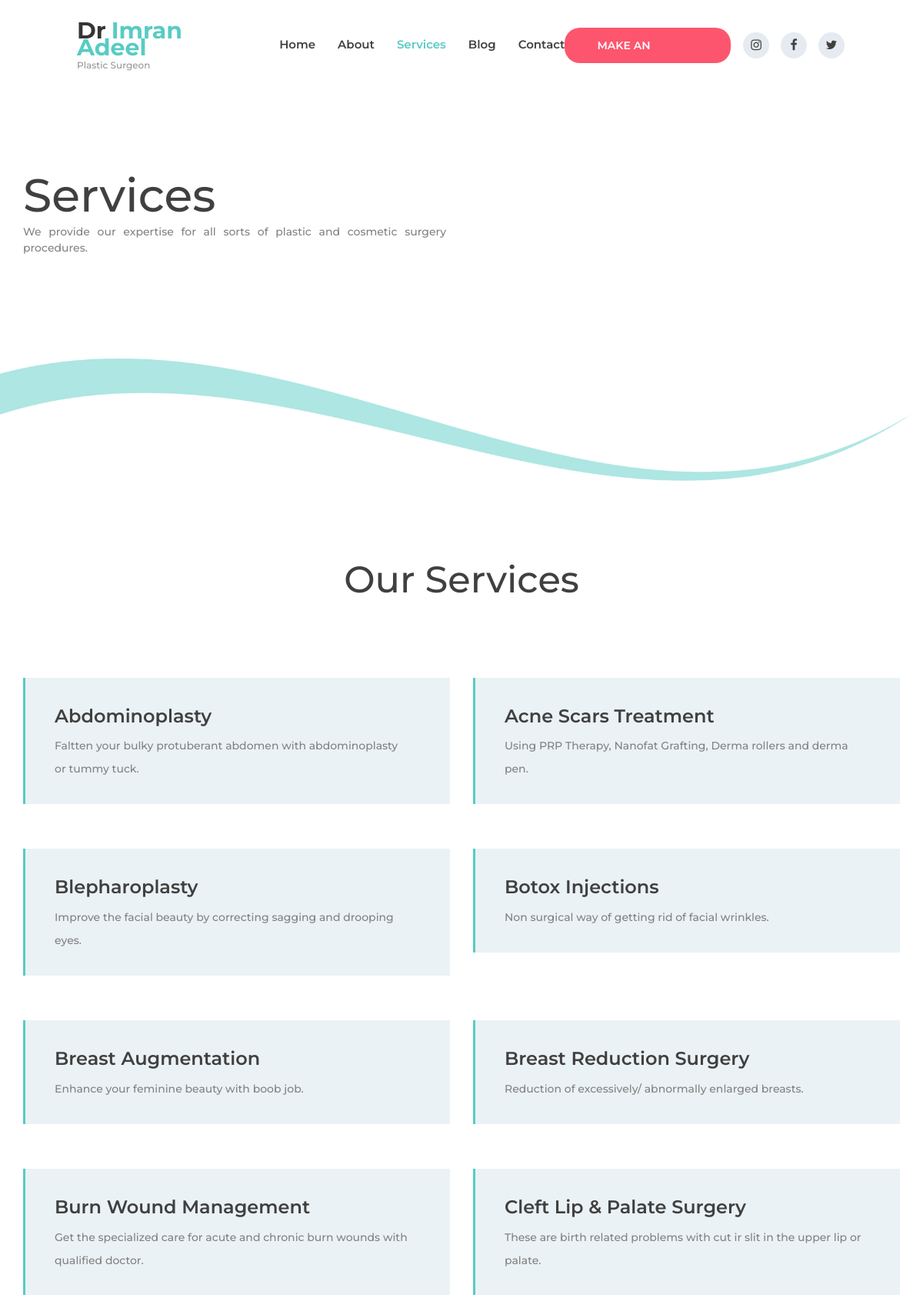
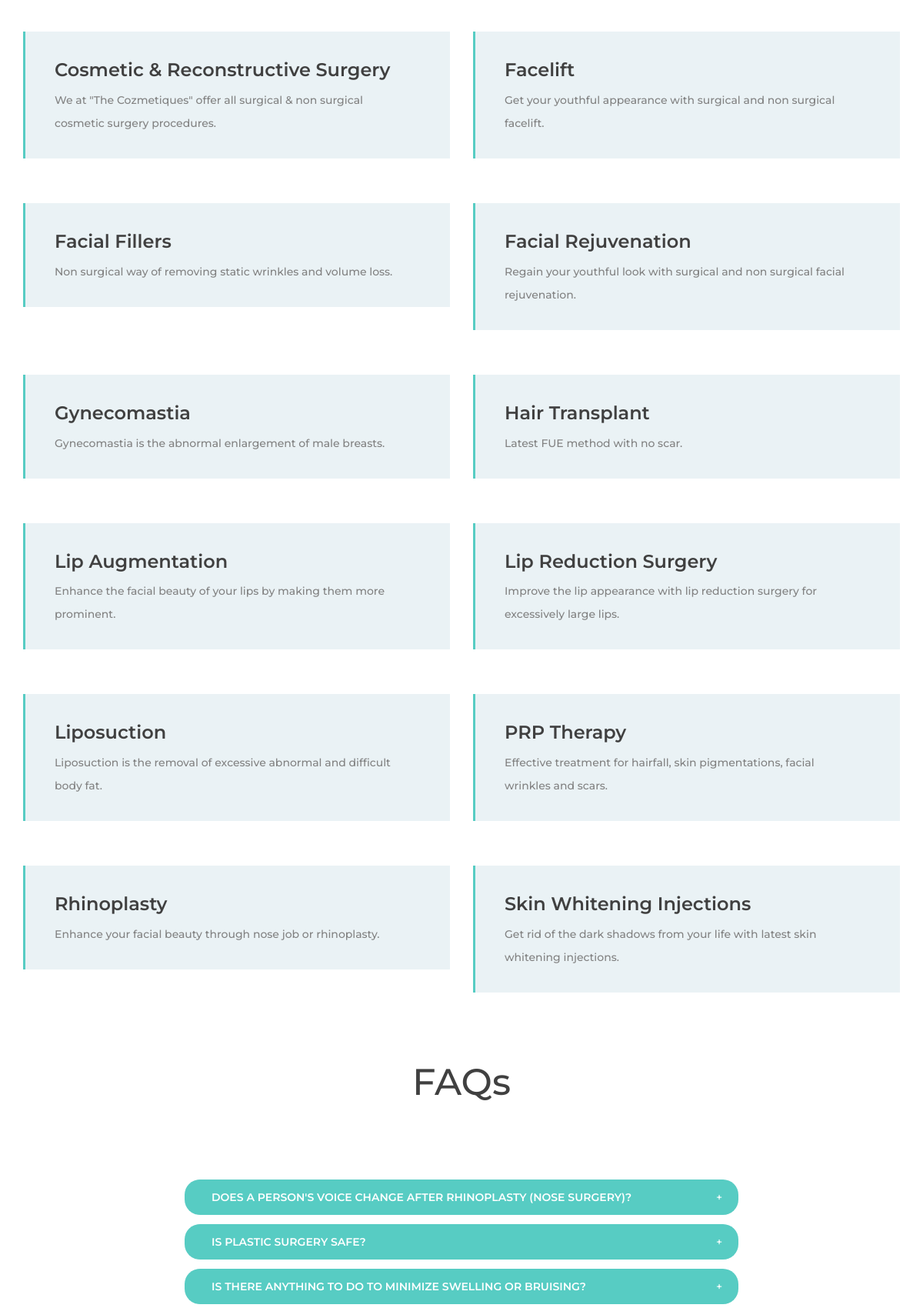
Page /services/ (upper part) on the committed database (2 pictures, top to bottom).
### doctor_app/models.py (models this page shows, shortened)
class Service(models.Model):
    service_heading = models.CharField(
        max_length=40, verbose_name='Service heading', blank=True)
    service_description = models.TextField(
        verbose_name='Service description', blank=True)

class FAQ(models.Model):
    question = models.CharField(
        max_length=100, verbose_name='Question', blank=True)
    answer = models.TextField(verbose_name='Answer', blank=True)

### doctor_app/views.py (the view, shortened to what this page needs)
# urls.py: path('services/', views.services, name='services'),
def services(request):
    subscriber_form = forms.SubscriberForm()
    s_html = None
    if request.method == 'POST':
        subscriber_form = forms.SubscriberForm(request.POST)
        if subscriber_form.is_valid():
            subscriber_form.save(commit=True)
            request.method = "GET3"
            return services(request)
    services_list = Service.objects.order_by('service_heading')
    faqs_list = FAQ.objects.order_by('question')
    data = {'page': 'Services', 'services': True,
            'services': services_list, 'faqs': faqs_list,  'subscriber_form': subscriber_form, 's_html': s_html}
    return render(request, 'services.html', context=data)

### templates/services.html (shortened to what this page needs)
<!DOCTYPE html>
{% load staticfiles %}
<html lang="en">
  <head>
    <link rel="stylesheet" type="text/css" href= {% static "css/bootstrap-4.1.2/bootstrap.min.css" %}>
    <link rel="stylesheet" type="text/css" href= {% static "plugins/font-awesome-4.7.0/css/font-awesome.min.css" %}>
    <link rel="stylesheet" type="text/css" href= {% static "plugins/OwlCarousel2-2.2.1/owl.carousel.css" %}>
    <link rel="stylesheet" type="text/css" href= {% static "plugins/OwlCarousel2-2.2.1/owl.theme.default.css" %}>
    <link rel="stylesheet" type="text/css" href= {% static "plugins/OwlCarousel2-2.2.1/animate.css" %}>
    <link rel="stylesheet" type="text/css" href={% static "plugins/image-comparison-slider-master/style.css" %}>
    <link rel="stylesheet" type="text/css" href={% static "css/services.css" %}>
    <link rel="stylesheet" type="text/css" href={% static "css/services_responsive.css" %}>
    <link rel="stylesheet" type="text/css" href={% static "css/elements.css" %}>
    <link rel="stylesheet" type="text/css" href={% static "css/elements_responsive.css" %}>
    <link rel="stylesheet" type="text/css" href={% static "css/modal.css" %} />
  </head>
  <body>
    <div class="super_container">
      <header class="header trans_400">
        <div class="header_content d-flex flex-row align-items-center jusity-content-start trans_400">
          <div class="logo">
            <a href="{% url "doctor_app:index" %}">
              <div>Dr<span>Imran Adeel</span></div>
              <div>Plastic Surgeon</div>
            </a>
          </div>
          <nav class="main_nav">
            <ul class="d-flex flex-row align-items-center justify-content-start">
              <li class="{% if home %}active{% endif %}"><a href="{% url "doctor_app:index" %}">Home</a></li>
              <li class="{% if about %}active{% endif %}"><a href="{% url "doctor_app:about" %}">About</a></li>
              <li class="{% if services %}active{% endif %}"><a href="{% url "doctor_app:services" %}">Services</a></li>
              <li class="{% if blog %}active{% endif %}"><a href="{% url "doctor_app:blog" %}">Blog</a></li>
              <li class="{% if contact %}active{% endif %}"><a href="{% url "doctor_app:contact" %}">Contact</a></li>
            </ul>
          </nav>
          <div class="header_extra d-flex flex-row align-items-center justify-content-end ml-auto">
            <div class="button button_1 header_button"><a href="#appoint">Make an Appointment</a></div>
            <div class="social header_social">
              <ul class="d-flex flex-row align-items-center justify-content-start">
                <li>
                  <a href="#"><i class="fa fa-instagram" aria-hidden="true"></i></a>
                </li>
                <li>
                  <a href="https://www.facebook.com/imran.adeel.plasticsurgeon.2017/"
                    ><i class="fa fa-facebook" aria-hidden="true"></i
                  ></a>
                </li>
                <li>
                  <a href="#"><i class="fa fa-twitter" aria-hidden="true"></i></a>
                </li>
              </ul>
            </div>
          </div>
        </div>
      </header>
	<link rel="stylesheet" type="text/css" href={% static "css/services.css" %}>
    <link rel="stylesheet" type="text/css" href={% static "css/services_responsive.css" %}>
	<div class="home d-flex flex-column align-items-start justify-content-end">
		<div class="parallax_background parallax-window" data-parallax="scroll" data-image-src={% static "images/extra1.jpg" %} data-speed="0.8"></div>
		<div class="home_overlay"><img src={% static "images/home_overlay.png" %} alt=""></div>
		<div class="home_container">
			<div class="container">
				<div class="row">
					<div class="col">
						<div class="home_content">
							<div class="home_title">Services</div>
							<div class="home_text" style="text-align: justify;">
								We provide our expertise for all sorts of plastic and cosmetic surgery procedures.
							</div>
						</div>
					</div>
				</div>
			</div>
		</div>
	</div>
	<div class="services">
		<div class="container">
			<div class="row">
				<div class="col text-center">
					<div class="section_title_container">
						<div class="section_title"><h2>Our Services</h2></div>
					</div>
				</div>
			</div>
	</div>
	<div class="prices">
		<div class="container">
			<div class="row">
				{% for service in services %}
				<div class="col-lg-6 price_col">
					<div class="price">
						<div class="price_title">{{service.service_heading}}</div>
						<div class="price_text">
							<p>{{service.service_description}}</p>
						</div>
					</div>
				</div>
				{% endfor %}
			</div>
		</div>
	</div>
	<div class="container">
		<div class="row">
			<div class="col text-center">
				<div class="section_title_container">
					<div class="section_title"><h2>FAQs</h2></div>
				</div>
			</div>
		</div>
	</div>
	<div class="prices">
		<div class="container">
			<div class="row">
				<div class="col-lg-2 price_col"></div>
				<div class="col-lg-8 price_col">
							<div class="col-lg-12">
								<div class="accordions">
									{% for faq in faqs %}
									<div class="accordion_container">
										<div class="accordion d-flex flex-row align-items-center"><div>{{faq.question}}</div></div>
									</div>
									{% endfor %}
								</div>
							</div>
						</div>
					</div>
				</div>
			</div>
</div>
</div>
  </body>
</html>

### static/css/services.css (style rules this page uses)
* { margin: 0; padding: 0; -webkit-font-smoothing: antialiased; -webkit-text-shadow: rgba(0,0,0,.01) 0 0 1px; text-shadow: rgba(0,0,0,.01) 0 0 1px; }
body { font-family: 'Montserrat', sans-serif; font-size: 14px; font-weight: 400; background: #FFFFFF; color: #a5a5a5; }
div { display: block; position: relative; -webkit-box-sizing: border-box; -moz-box-sizing: border-box; box-sizing: border-box; }
ul { list-style: none; margin-bottom: 0px; }
p { font-family: 'Montserrat', sans-serif; font-size: 14px; line-height: 2.14; font-weight: 500; color: #828282; -webkit-font-smoothing: antialiased; -webkit-text-shadow: rgba(0,0,0,.01) 0 0 1px; text-shadow: rgba(0,0,0,.01) 0 0 1px; }
p:last-of-type { margin-bottom: 0; }
a { -webkit-transition: all 200ms ease; -moz-transition: all 200ms ease; -ms-transition: all 200ms ease; -o-transition: all 200ms ease; transition: all 200ms ease; }
a, a:hover, a:visited, a:active, a:link { text-decoration: none; -webkit-font-smoothing: antialiased; -webkit-text-shadow: rgba(0,0,0,.01) 0 0 1px; text-shadow: rgba(0,0,0,.01) 0 0 1px; }
h2 { font-size: 48px; }
h1, h2, h3, h4, h5, h6 { font-family: 'Montserrat', sans-serif; -webkit-font-smoothing: antialiased; -webkit-text-shadow: rgba(0,0,0,.01) 0 0 1px; text-shadow: rgba(0,0,0,.01) 0 0 1px; line-height: 1.2; color: #404040; }
.trans_400 { -webkit-transition: all 400ms ease; -moz-transition: all 400ms ease; -ms-transition: all 400ms ease; -o-transition: all 400ms ease; transition: all 400ms ease; }
.super_container { width: 100%; overflow: hidden; }
.parallax-window { min-height: 400px; background: transparent; }
.parallax_background { position: absolute; top: 0; left: 0; width: 100%; height: 100%; }
.button { height: 46px; border-radius: 20px; }
.button a { display: block; padding-left: 40px; padding-right: 36px; line-height: 42px; font-size: 14px; text-transform: uppercase; font-weight: 600; }
.button_1 { background: #fd556d; border: solid 2px transparent; }
.button_1 a { color: #FFFFFF; }
.section_title { margin-top: 9px; }
.header { position: fixed; top: 0; left: 0; width: 100vw; z-index: 100; background: #FFFFFF; }
.header_content { width: 100%; height: 117px; padding-left: 100px; padding-right: 102px; }
.logo a > div:first-child { font-size: 30px; font-weight: 700; line-height: 0.75; color: #353535; }
.logo a > div:first-child span { color: #57ccc3; margin-left: 7px; }
.logo a > div:last-child { font-size: 12px; color: #969696; font-weight: 500; line-height: 0.75; margin-top: 6px; }
.main_nav { margin-left: 226px; }
.main_nav ul li a { font-size: 15px; font-weight: 600; color: #404040; white-space: nowrap; }
.main_nav ul li a:hover, .main_nav ul li.active a { color: #57ccc3; }
.main_nav ul li:not(:last-child) { margin-right: 33px; }
.header_button { margin-right: 16px; }
.social ul li { width: 34px; height: 34px; border-radius: 50%; background: #e6ebf1; -webkit-transition: all 200ms ease; -moz-transition: all 200ms ease; -ms-transition: all 200ms ease; -o-transition: all 200ms ease; transition: all 200ms ease; }
.social ul li:not(:last-of-type) { margin-right: 15px; }
.social ul li a { display: block; width: 100%; height: 100%; line-height: 34px; text-align: center; }
.social ul li a i { font-size: 16px; color: #404040; -webkit-transition: all 200ms ease; -moz-transition: all 200ms ease; -ms-transition: all 200ms ease; -o-transition: all 200ms ease; transition: all 200ms ease; }
.home { width: 100%; height: 625px; }
.home_overlay { z-index: 1; }
.home_overlay img { max-width: 100%; }
.home_container { position: absolute; top: 218px; left: 0; width: 100%; }
.home_content { max-width: 550px; }
.home_title { font-size: 60px; line-height: 1.2; font-weight: 500; color: #404040; }
.home_text { font-size: 14px; font-weight: 500; color: #828282; margin-top: 1px; }
.services { background: #FFFFFF; padding-top: 91px; padding-bottom: 25px; }
.prices { background-color: #FFFFFF; padding-top: 90px; padding-bottom: 79px; }
.price_col:nth-last-child(n+3) { margin-bottom: 58px; }
.price { background: #eaf2f5; padding-left: 38px; padding-top: 36px; padding-bottom: 30px; padding-right: 50px; border-left: solid 3px #57ccc3; }
.price_title { font-size: 24px; font-weight: 600; color: #404040; line-height: 1.2; }
.price_text { margin-top: 10px; }

### templates/services.html (style rules this page uses)
html { scroll-behavior: smooth; }

### rows in the picture
Service: service_heading "Abdominoplasty", service_description "Faltten your bulky protuberant abdomen with abdominoplasty or tummy tuck."
Service: service_heading "Acne Scars Treatment", service_description "Using PRP Therapy, Nanofat Grafting, Derma rollers and derma pen."
Service: service_heading "Blepharoplasty", service_description "Improve the facial beauty by correcting sagging and drooping eyes."
Service: service_heading "Botox Injections", service_description "Non surgical way of getting rid of facial wrinkles."
Service: service_heading "Breast Augmentation", service_description "Enhance your feminine beauty with boob job."
Service: service_heading "Breast Reduction Surgery", service_description "Reduction of excessively/ abnormally enlarged breasts."
Service: service_heading "Burn Wound Management", service_description "Get the specialized care for acute and chronic burn wounds with qualified doctor."
Service: service_heading "Cleft Lip & Palate Surgery", service_description "These are birth related problems with cut ir slit in the upper lip or palate."
Service: service_heading "Cosmetic & Reconstructive Surgery", service_description "We at \"The Cozmetiques\" offer all surgical & non surgical cosmetic surgery procedures."
Service: service_heading "Facelift", service_description "Get your youthful appearance with surgical and non surgical facelift."
Service: service_heading "Facial Fillers", service_description "Non surgical way of removing static wrinkles and volume loss."
Service: service_heading "Facial Rejuvenation", service_description "Regain your youthful look with surgical and non surgical facial rejuvenation."
Service: service_heading "Gynecomastia", service_description "Gynecomastia is the abnormal enlargement of male breasts."
Service: service_heading "Hair Transplant", service_description "Latest FUE method with no scar."
Service: service_heading "Lip Augmentation", service_description "Enhance the facial beauty of your lips by making them more prominent."
Service: service_heading "Lip Reduction Surgery", service_description "Improve the lip appearance with lip reduction surgery for excessively large lips."
Service: service_heading "Liposuction", service_description "Liposuction is the removal of excessive abnormal and difficult body fat."
Service: service_heading "PRP Therapy", service_description "Effective treatment for hairfall, skin pigmentations, facial wrinkles and scars."
Service: service_heading "Rhinoplasty", service_description "Enhance your facial beauty through nose job or rhinoplasty."
Service: service_heading "Skin Whitening Injections", service_description "Get rid of the dark shadows from your life with latest skin whitening injections."
FAQ: question "DOES A PERSON'S VOICE CHANGE AFTER RHINOPLASTY (NOSE SURGERY)?"
FAQ: question "IS PLASTIC SURGERY SAFE?"
FAQ: question "IS THERE ANYTHING TO DO TO MINIMIZE SWELLING OR BRUISING?"
